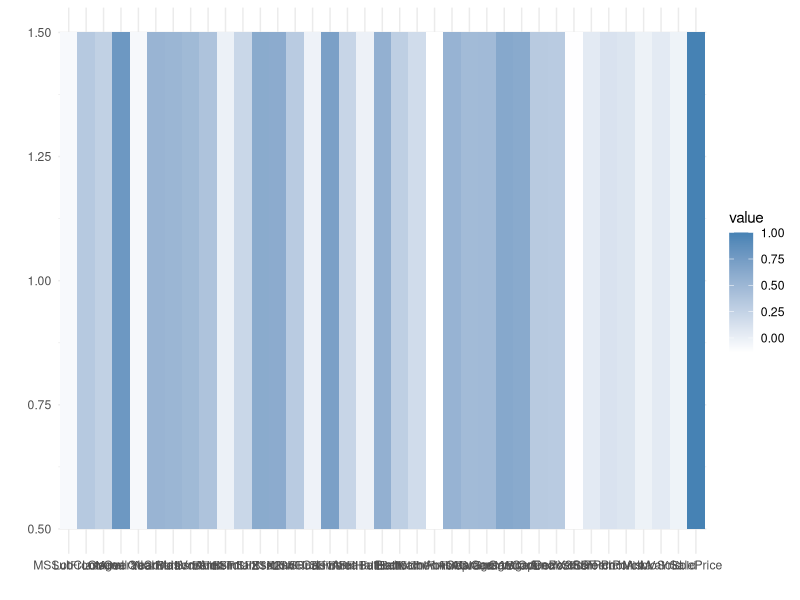

The R script that drew this image:
###############################################################################
# importing and installing libraries
library(caret)
library(readr)
library(ggplot2)
dev.off()
###############################################################################
# reading, preprocessing data and statistics

# reading the data
data <- read.csv("OnlyNumeric_Data.csv")
data <- subset(data, select = -c(Id))
View(data)

# Checking if there are any nan values
missing_values <- colSums(is.na(data))
print(missing_values)

# Plot the correlation matrix using ggplot2
data <- data.frame(sapply(data, as.numeric))
corr <- cor(data, method = "pearson", use = "pairwise.complete.obs")
cor_matrix <- as.matrix(corr[, "SalePrice"])
cor_df <- reshape2::melt(cor_matrix)
ggplot(cor_df, aes(x = Var1, y = Var2, fill = value)) +
  geom_tile() +
  scale_fill_gradient(low = "white", high = "steelblue") +
  labs(x = "", y = "") +
  theme_minimal()
print(cor_matrix)

# Select subset of data with columns above the correlation threshold
selected_cols <- colnames(corr)[abs(corr["SalePrice", ]) > 0.5]
data <- data[, c(selected_cols)]
View(data)


################################################################################
#-------------------------------------------------------------------------------
# Training , Validation and Plotting 


# split data into training set and validation set
set.seed(123)
train_index <- createDataPartition(data$SalePrice, p = 0.8, list = FALSE)
train <- data[train_index, ]
valid <- data[-train_index, ]

# fit linear model on training set
model <- lm(SalePrice ~ ., data = train)

#print model summary
summary(model)

# make prediction on validation set
predictions <- predict(model,valid)

# evaluate model performance
cv <- trainControl(method="cv",number=10)
cv_results <- train(SalePrice~.,data=data,method = "lm",trControl=cv)
print(cv_results)
